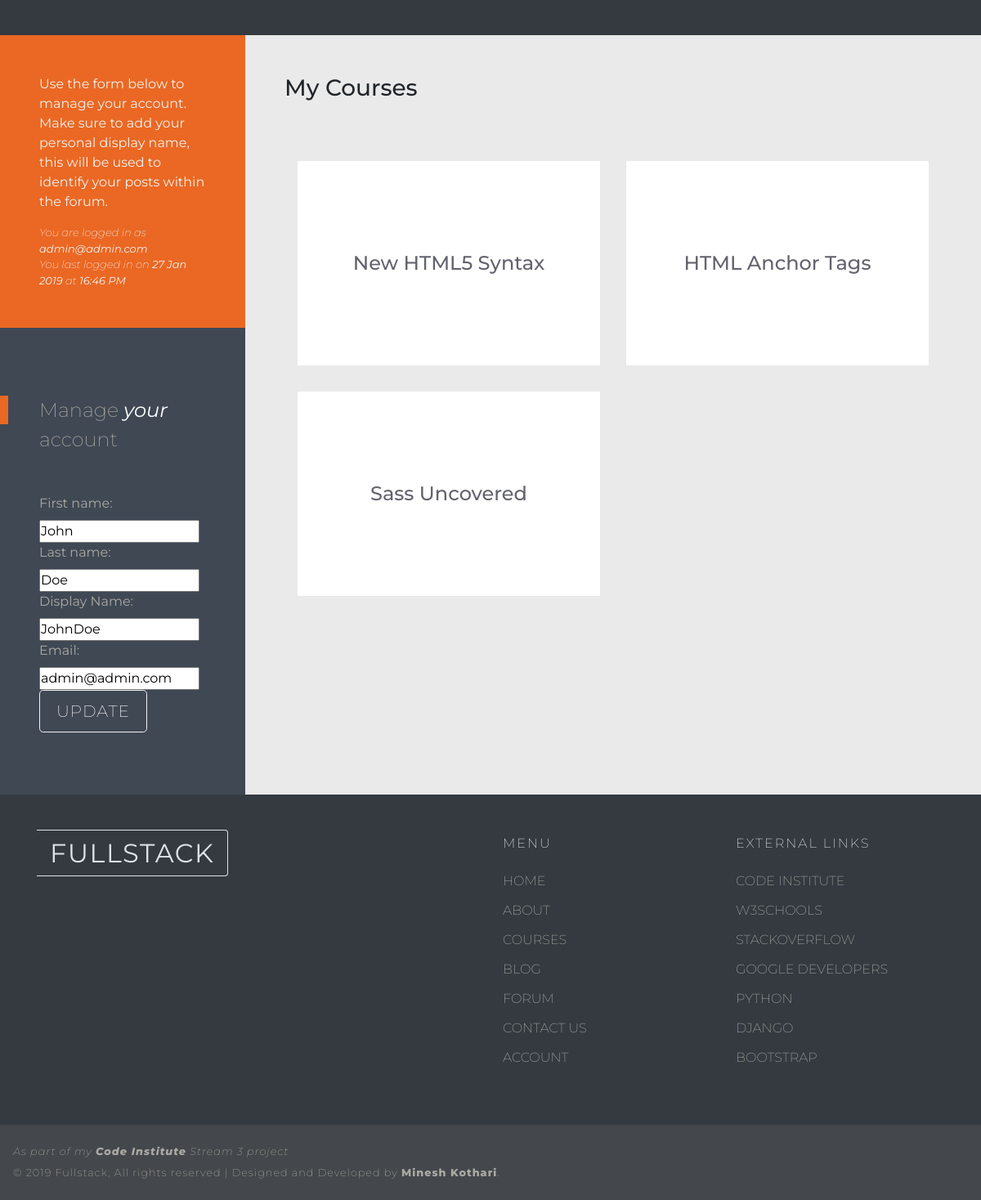
Page /account/profile/ (signed in, lower part) on the earlier database version.
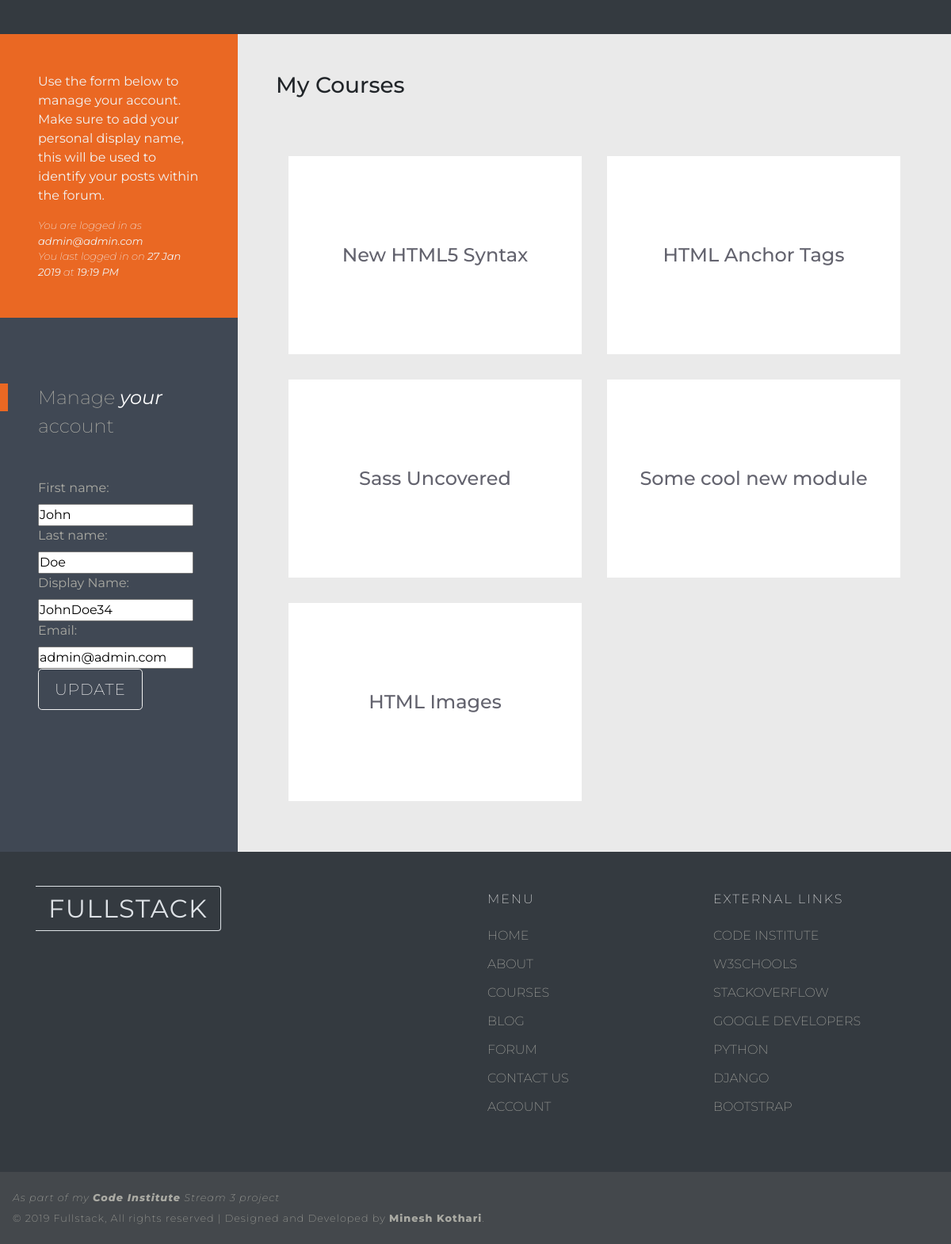
Same page on the later database version.
### accounts/models.py (models this page shows)
class User(AbstractUser):
    display_name = models.CharField(max_length=40, default='Anonymous')
    stripe_id = models.CharField(max_length=40, default='')
    objects = AccountUserManager()

### courses/models.py (models this page shows, shortened)
class Module(models.Model):
    title = models.CharField(max_length=255)
    language = models.ForeignKey(Language, related_name='modules')
    description = HTMLField(blank=True)
    price = models.DecimalField(max_digits=6, decimal_places=2)
    content = HTMLField(blank=True)
    created_at = models.DateTimeField(default=timezone.now)
    release_date = models.DateTimeField(blank=True, null=True)
    enrolled_users = models.ManyToManyField(User)

### accounts/views.py (the view)
@login_required(login_url='/account/login/')
def profile(request):
    if request.method == 'POST':
        form = UserAccountForm(request.POST, instance=request.user)
        if form.is_valid():
            form.save()
            messages.success(request, "Your details have been updated")
            return redirect(reverse('profile'))
        else:
            messages.error(request, "We've been unable to update your details")
    else:
        form = UserAccountForm(instance=request.user)
    args = {
        'form': form,
        'my_courses': request.user.module_set.all()
    }
    args.update(csrf(request))
    return render(request, 'accounts/profile.html', args)

### accounts/forms.py
class UserAccountForm(forms.ModelForm):
    display_name = forms.CharField(label='Display Name', max_length=16)
    email = forms.EmailField(required=True)
    class Meta:
        model = User
        fields = [
            'first_name',
            'last_name',
            'display_name',
            'email',
        ]
        exclude = ['username']

### cart/contexts.py (called while the page is built)
def cart_contents(request):
    cart = request.session.get('cart', {})
    cart_items = set()
    total = 0
    for module_id in cart.keys():
        module = get_object_or_404(Module, pk=module_id)
        total += module.price
        cart_items.add(module)
    return {'cart_items': cart_items, 'total': total}

### accounts/templates/accounts/profile.html (shortened to what this page needs)
{% extends "accounts/account.html" %}
{% load bootstrap_tags %}
{% block account %}
<section class="profile-section account-section">
    <div class="row no-gutters">
        <div class="col-12 col-md-6 col-xl-3 manage-account-form">
            <div class="profile-section--info text-center text-md-left">
                <div class="profile-disclaimer">
                    <p class="mb-0">
                        Use the form below to manage your account. Make sure to add your personal display name,
                        this will be used to identify your posts within the forum.
                    </p>
                </div>
                <div class="user-details--accounts">
                    <p class="mb-0">You are logged in as <strong>{{ user.email }}</strong></p>
                    <p class="mb-0">You last logged in on <strong>{{ user.last_login|date:"d M Y" }}</strong> at <strong>{{ user.last_login|time:"H:i A" }}</strong></p>
                </div>
            </div>
            <div class="form-container manage-form-container">
                <form role="form" method="post" action="{% url 'profile' %}">
                    <legend> Manage <span>your</span> account</legend>
                    {{ form | as_bootstrap }}
                    <div class="form-group">
                        <button type="submit" class="btn btn-lg fullstack-btn form-submit-btn">Update</button>
                    </div>
                </form>
            </div>
        </div>
        <div class="col-12 col-md-6 col-xl-9 my-courses--accounts">
            <h3 class="my-courses--title">My Courses</h3>
            <div class="row no-gutters">
                {% for module in my_courses %}
                <div class="mk--module-item-container col-12 col-xl-6">
                    <div class="mk--module-item d-flex flex-column align-items-center justify-content-center">
                        <h4 class="module-item--title text-center">{{ module.title }}</h4>
                    </div>
                </div>
                {% endfor %}
            </div>
        </div>
    </div>
</section>
{% endblock %}

Differences in the rows shown:
changed User "admin@admin.com": last_login "16:46 PM" → "19:19 PM"; display_name "JohnDoe" → "JohnDoe34"
now on this page (row unchanged): Module: title "Some cool new module"
now on this page (row unchanged): Module: title "HTML Images"
